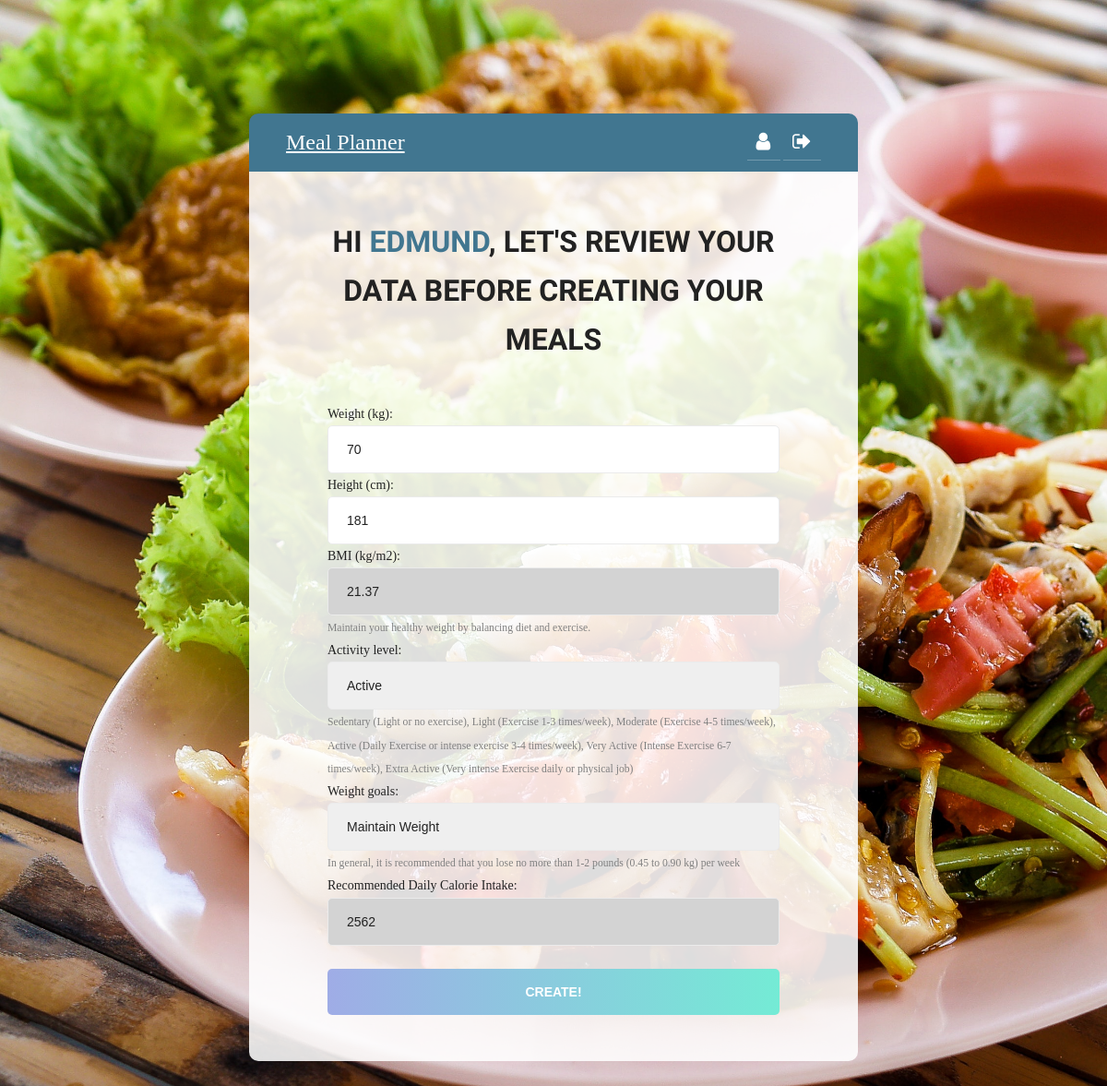
Page /kieFront/createPlan/ (signed in) on the earlier database version.
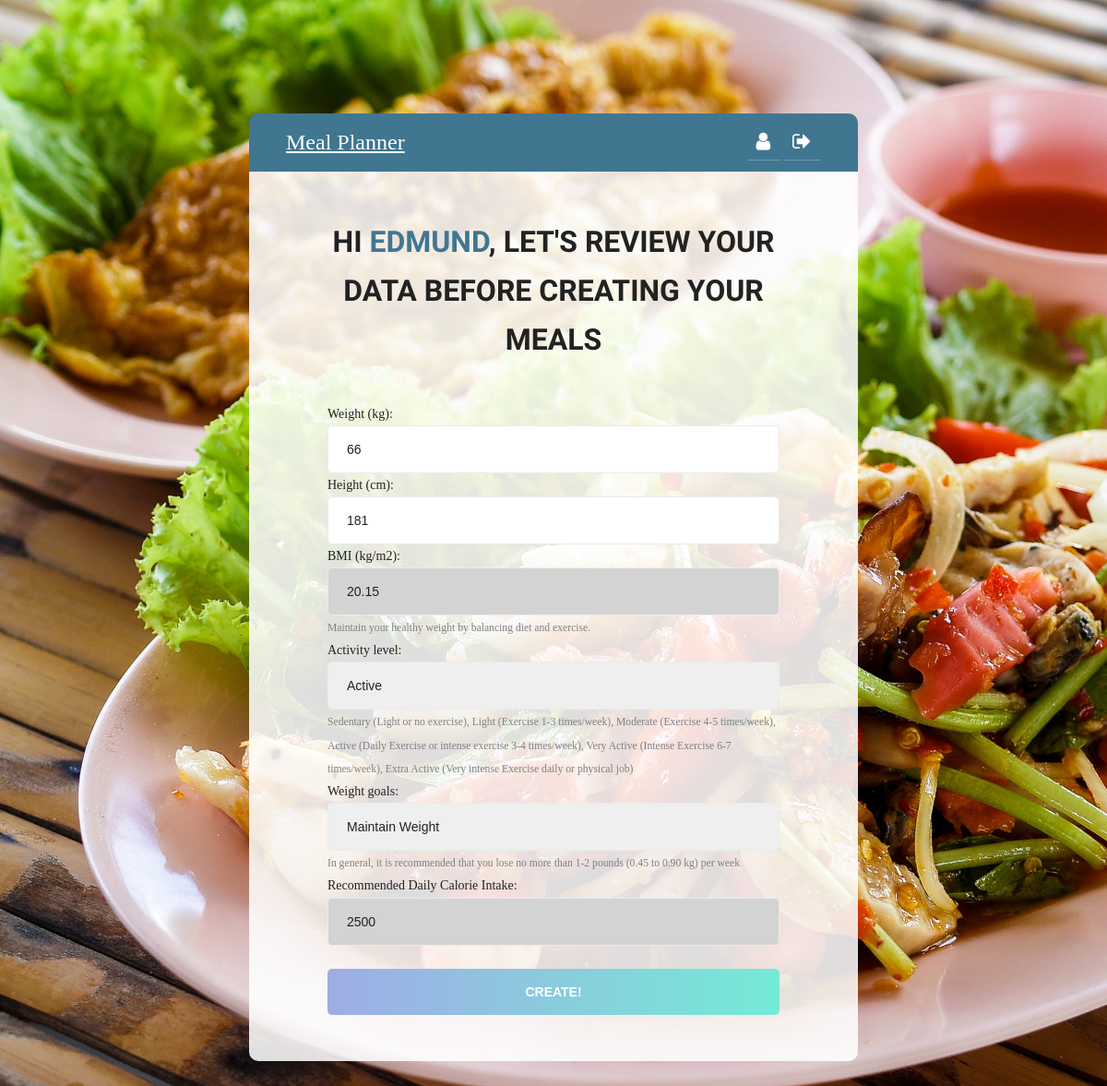
Same page on the later database version.
### kieFrontApp/models.py (models this page shows)
class User(AbstractUser):
    GENDER_MALE = 0
    GENDER_FEMALE = 1
    GENDER_CHOICES = [(GENDER_MALE, 'Male'), (GENDER_FEMALE, 'Female')]
    ACT_SEDENTARY = 0
    ACT_LIGHT = 1
    ACT_MODERATE = 2
    ACT_ACTIVE= 3
    ACT_VERYACTIVE= 4
    ACT_EXTRAACTIVE= 5
    ACTIVITY_CHOICES = [(ACT_SEDENTARY, 'Sedentary'), (ACT_LIGHT, 'Light'), (ACT_MODERATE, 'Moderate'),
        (ACT_ACTIVE, 'Active'), (ACT_VERYACTIVE, 'Very Active'), (ACT_EXTRAACTIVE, 'Extra Active')]
    email = models.EmailField(null=True, blank=True)
    weight = models.DecimalField(null=True, blank=True, decimal_places=2, max_digits=6)
    height = models.DecimalField(null=True, blank=True, decimal_places=2, max_digits=6 )
    birth_date = models.DateField(null=True, blank=True)
    gender = models.IntegerField(null=True, default=0, blank=True, choices=GENDER_CHOICES)
    activity = models.IntegerField(null=True, default=0, blank=True, choices=ACTIVITY_CHOICES)

### kieFrontApp/views.py (the view, shortened to what this page needs)
class CreatePlanView(TemplateView):
    def get(self, request, **kwargs):
        if (request.user.is_authenticated):
            u = request.user
            age_rdelta = relativedelta(datetime.date.today(), u.birth_date)
            age = age_rdelta.years + age_rdelta.months/12 + age_rdelta.days / 365.25
            wt = u.weight.__float__()   # weight in kg
            ht = u.height.__float__()   # height in cm
            act = ACTIVITY_DICT.get(u.activity, 1.2)  # activity factor
            bmi =  wt / (ht/100)**2
            amr = CalculateCalories(u.gender, wt, ht, age, act)
            return render(request, 'createPlan.html', context={
                "BMI": bmi,
                "Calories" : amr,
                "AGE": age
            })
        else:
           return redirect('/login/')

### kieFrontApp/views.py (called while the page is built)
def CalculateCalories(gender, wt, ht, age, activity):
    if (gender == 0):
        bmr = 10*wt + 6.25*ht - 5*age + 5
    else:
        bmr = 10*wt + 6.25*ht - 5*age - 161
    return activity * bmr

### kieFrontApp/templates/createPlan.html (shortened to what this page needs)
{% extends 'baseLoggedIn.html' %}
{% load static %}
{% block content %}
            <div class="loggedin-content">
                <form method="POST" id="createMeal-form" class="signup-form" action="/createPlan/">
                    <h2 class="form-title">Hi <span style="color: #417690;">{{user.username}}</span>, let's review your data before creating your meals</h2>
                    <div class="form-group">
                        <label for="id_weight">Weight (kg):</label>
                        <input type="number" class="form-input" name="weight" id="id_weight" min="20" max="200" step="1" value="{{ user.weight|floatformat:0}}"/>
                    </div>
                    <div class="form-group">
                        <label for="id_height">Height (cm):</label>
                        <input type="number" class="form-input" name="height" id="id_height" min="50" max="300" step="1" value="{{ user.height|floatformat:0 }}"/>
                   </div>
                    <div class="form-group">
                        <label for="id_bmi">BMI (kg/m2):</label>
                        <input type="text" class="form-input readonly" name="bmi" id="id_bmi" value="{{ BMI|floatformat:2 }}" readonly />
                        {% if BMI <= 18.5 %}
                        <small id="h_bmi" style="color: red">Risk of nutritional deficiency diseases and osteoporosis</small>
                        {% elif BMI < 23.0 %}
                        <small id="h_bmi" style="color: grey">Maintain your healthy weight by balancing diet and exercise.</small>
                        {% elif BMI < 27.5 %}
                        <small id="h_bmi" style="color: #ff9900">Aim to lose 5-10% of your weight over the next 6-12 months for a healthier you</small>
                        {% else %}
                        <small id="h_bmi" style="color: red">You are at risk of numerous health problems. Aim to lose 5-10% of your weight over the next 6-12 months. Lose weight to stay healthy</small>
                        {% endif %}
                    </div>
                    <div class="form-group">
                        <label for="id_activity">Activity level:</label>
                        <select name="activity" class="form-input" id="id_activity">
                            <option value="3" {% if user.activity == 3 %}selected{% endif %}>Active</option>
                        </select>
                        <small style="color: grey">Sedentary (Light or no exercise),
                            Light (Exercise 1-3 times/week), Moderate (Exercise 4-5 times/week),
                            Active (Daily Exercise or intense exercise 3-4 times/week),
                            Very Active (Intense Exercise 6-7 times/week), Extra Active (Very intense Exercise daily or physical job)</small>
                   </div>
                    <div class="form-group">
                        <label for="id_goals">Weight goals:</label>
                        <select name="goals" class="form-input" id="id_goals">
                            <option value="0" >Maintain Weight</option>
                        </select>
                        <small style="color: grey">In general, it is recommended that you lose no more than 1-2 pounds (0.45 to 0.90 kg) per week</small>
                    </div>
                    <div class="form-group">
                        <label for="id_calories">Recommended Daily Calorie Intake:</label>
                        <input type="text" class="form-input readonly" name="calories" id="id_calories" step="1" value="{{ Calories|floatformat:0 }}" readonly />
                    </div>
                    <br>
                    <div class="form-group">
                      <input type="submit" name="submit" id="createPlan_submit" class="form-submit" value="Create!"/>
                    </div>
                </form>
            </div>
{% endblock %}

### kieFrontApp/templates/baseLoggedIn.html (shortened to what this page needs)
<!DOCTYPE html>
<html lang="en">
<head>
    {% load static %}
    <link rel="stylesheet" href="{% static 'fonts/material-icon/css/material-design-iconic-font.min.css' %}">
    <link rel="stylesheet" href="{% static 'fonts/font-awesome-4.7.0/css/font-awesome.min.css' %}">
    <link rel="stylesheet" href="{% static 'css/style.css' %}">
    <link rel="stylesheet" href="{% static 'vendor/slider/slider.css' %}" />
</head>
<body>
    <div class="main">
        <section class="signup">
            <div class="container">
                <div id="header">
                  <div id="branding">
                    <h1 id="site-name"><a href="/">Meal Planner</a></h1>
                  </div>
                  <div id="user-tools">
                    <a href="/viewPlan/" title="profile"><i class="fa fa-2x fa-user"></i></a>
                    <a href="/logout/" title="sign-out"><i class="fa fa-2x fa-sign-out" ></i></a>
                  </div>
                </div>
                {% block content %}
                {% endblock %}
            </div>
        </section>
    </div>
</body>
</html>

### kieFrontApp/static/css/style.css (style rules this page uses)
input, select, textarea { outline: none; appearance: unset !important; -moz-appearance: unset !important; -webkit-appearance: unset !important; -o-appearance: unset !important; -ms-appearance: unset !important; }
h2 { line-height: 1.66; margin: 0; padding: 0; font-weight: 900; color: #222; font-family: 'Amatic SC'; font-size: 32px; text-transform: uppercase; text-align: center; margin-bottom: 40px; }
body { font-size: 14px; line-height: 1.8; color: #222; font-weight: 400; font-family: 'Montserrat'; background-image: url("../images/background/bg1.jpg"); background-size: cover; -moz-background-size: cover; -webkit-background-size: cover; -o-background-size: cover; -ms-background-size: cover; background-attachment: fixed; background-position: left top; padding: 115px 0; }
.container { width: 660px; position: relative; margin: 0 auto; }
.loggedin-content { background: #ffffffdd; border-radius: 0 0 10px 10px; -moz-border-radius: 0 0 10px 10px; -webkit-border-radius: 0 0 10px 10px; -o-border-radius: 0 0 10px 10px; -ms-border-radius: 0 0 10px 10px; padding: 50px 85px; }
.form-input, .form-input-date { width: 100%; border: 1px solid #ebebeb; border-radius: 5px; -moz-border-radius: 5px; -webkit-border-radius: 5px; -o-border-radius: 5px; -ms-border-radius: 5px; padding: 17px 20px; box-sizing: border-box; font-size: 14px; font-weight: 500; color: #222; }
.form-input.readonly { background: lightgray; cursor: not-allowed; }
.form-submit { width: 100%; border-radius: 5px; -moz-border-radius: 5px; -webkit-border-radius: 5px; -o-border-radius: 5px; -ms-border-radius: 5px; padding: 17px 20px; box-sizing: border-box; font-size: 14px; font-weight: 700; color: #fff; text-transform: uppercase; border: none; text-decoration: none; background-image: -moz-linear-gradient(to left, #74ebd5, #9face6); background-image: -ms-linear-gradient(to left, #74ebd5, #9face6); background-image: -o-linear-gradient(to left, #74ebd5, #9face6); background-image: -webkit-linear-gradient(to left, #74ebd5, #9face6); background-image: linear-gradient(to left, #74ebd5, #9face6); }
input.form-submit[type="submit"] { cursor: pointer; }
#header { width: auto; height: auto; display: flex; justify-content: space-between; align-items: center; padding: 10px 40px; background: #417690; color: #ffc; overflow: hidden; border-radius: 10px 10px 0 0; -moz-border-radius: 10px 10px 0 0; -webkit-border-radius: 10px 10px 0 0; -o-border-radius: 10px 10px 0 0; -ms-border-radius: 10px 10px 0 0; }
#header a:link, #header a:visited { color: #fff; }
#branding { float: left; }
#branding h1 { padding: 0; margin: 0 20px 0 0; font-weight: 300; font-size: 24px; color: #fff; }
#branding h1, #branding h1 a:link, #branding h1 a:visited { color: #fff; }
#user-tools { float: right; padding: 0; margin: 0 0 0 20px; font-weight: 300; font-size: 11px; letter-spacing: 0.5px; text-transform: uppercase; text-align: right; }
#user-tools a { border-bottom: 1px solid rgba(255, 255, 255, 0.25); padding: 10px; }

Differences in the rows shown:
changed User "EDMUND": weight "70" → "66"
Other differences:
form field bmi: "21.37" → "20.15"
form field calories: "2562" → "2500"
